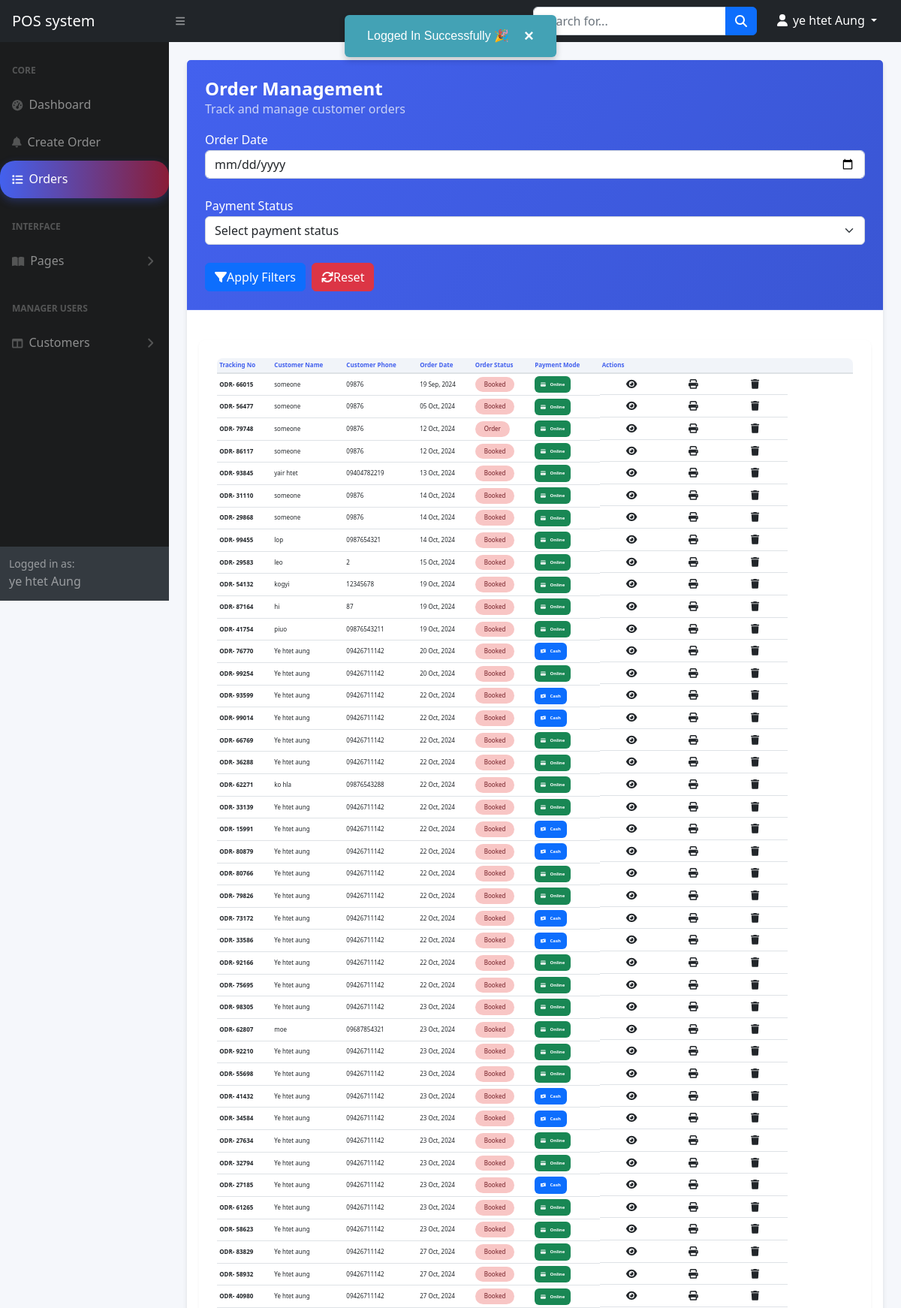
Page /admin/orders.php (signed in, upper part) on the committed database.
### tables this page shows
CREATE TABLE `orders` (
    `id` int(11) NOT NULL,
    `customer_id` varchar(11) NOT NULL,
    `tracking_no` varchar(100) NOT NULL,
    `invoice_no` varchar(100) NOT NULL,
    `total_amount` varchar(100) NOT NULL,
    `order_date` date NOT NULL,
    `order_status` varchar(100) DEFAULT NULL,
    `payment_mode` varchar(100) NOT NULL COMMENT 'cash, online',
    `order_placed_by_id` int(11) NOT NULL
);

CREATE TABLE `customers` (
    `id` int(11) NOT NULL,
    `name` varchar(255) NOT NULL,
    `email` varchar(255) DEFAULT NULL,
    `phone` varchar(255) DEFAULT NULL,
    `status` tinyint(1) NOT NULL DEFAULT 0 COMMENT '0=visible,1=hidden',
    `created_at` date NOT NULL DEFAULT current_timestamp()
);

### admin/orders.php (the view, shortened to what this page needs)
<?php include('includes/header.php'); ?>
<div class="container-fluid px-4">
    <div class="card mt-4">
        <div class="card-header">
            <div class="row align-items-center">
                <div class="col-md-4">
                    <h4 class="mb-0">Order Management</h4>
                    <p class="mb-0 text-light opacity-75">Track and manage customer orders</p>
                </div>
                <div class="col-md-8">
                    <form action="#" method="GET">
                        <div class="row g-2">
                            <div class="col-md-4">
                                <label>Order Date</label>
                                <input type="date" class="form-control" name="date"
                                value="<?= isset($_GET['date']) == true ?  $_GET['date'] : '' ;?>">
                            </div>
                            <div class="col-md-4">
                                <label>Payment Status</label>
                                <select name="payment_status" class="form-select">
                                    <option value="">Select payment status</option>
                                </select>
                            </div>
                            <div class="col-md-4 d-flex align-items-end">
                                <button type="submit" class="btn btn-primary me-2"> <i class="fas fa-filter"></i>Apply Filters</button>
                                <a href="orders.php" class="btn btn-danger"><i class="fas fa-sync"></i>Reset</a>
                            </div>
                        </div>
                    </form>
                </div>
            </div>
        </div>
        <div class="card-body">
            <div class="filter-section">
                <?php
                if(isset($_GET['date']) || isset($_GET['payment_status'])){
                    $orderDate= validate($_GET['date']);
                    $paymentStatus=validate($_GET['payment_status']);
                    if($orderDate != '' && $paymentStatus == ''){
                        $query= "SELECT o.*,c.* FROM orders o, customers c
                         WHERE c.id=o.customer_id AND o.order_date='$orderDate' ORDER BY O.id";
                    }
                    elseif($orderDate == '' && $paymentStatus != ''){
                        $query= "SELECT o.*,c.* FROM orders o, customers c
                        WHERE c.id=o.customer_id AND o.payment_mode='$paymentStatus' ORDER BY O.id";
                    }
                    elseif($orderDate != '' && $paymentStatus != ''){
                        $query= "SELECT o.*,c.* FROM orders o, customers c
                        WHERE c.id=o.customer_id AND o.order_date='$orderDate' AND o.payment_mode='$paymentStatus' ORDER BY O.id";
                    }else{
                        $query= "SELECT o.*,c.* FROM orders o, customers c WHERE c.id=o.customer_id ORDER BY O.id";
                    }
                }else{
                    $query= "SELECT o.*,c.* FROM orders o, customers c WHERE c.id=o.customer_id ORDER BY O.id";
                }
                $orders= mysqli_query($conn, $query);
                if($orders){
                    if(mysqli_num_rows($orders) > 0){
                        ?>
                        <div class="table-responsive">
                            <table class="table">
                                <thead>
                                    <tr>
                                        <th>Tracking No</th>
                                        <th>Customer Name</th>
                                        <th>Customer Phone</th>
                                        <th>Order Date</th>
                                        <th>Order Status</th>
                                        <th>Payment Mode</th>
                                        <th>Actions</th>
                                    </tr>
                                </thead>
                                <tbody>
                                    <?php foreach($orders as $ordersItem) : ?>
                                        <tr>
                                            <td class="fw-bold"><B>ODR- </B><?= $ordersItem['tracking_no']; ?></td>
                                            <td><?= $ordersItem['name']; ?> </td>
                                            <td><?= $ordersItem['phone']; ?></td>
                                            <td><?= date('d M, Y', strtotime($ordersItem['order_date']) ); ?></td>
                                            <td>
                                                <?php
                                                $statusClass = '';
                                                if ($ordersItem['order_status'] == 'completed') {
                                                    $statusClass = 'status-completed';
                                                } elseif ($ordersItem['order_status'] == 'pending') {
                                                    $statusClass = 'status-pending';
                                                } else {
                                                    $statusClass = 'status-cancelled';
                                                }
                                                ?>
                                                <span class="status-badge <?= $statusClass; ?>">
                                                    <?= ucfirst($ordersItem['order_status']); ?>
                                                </span>
                                            </td>
                                            <td>
                                                <?php
                                                $paymentMode = $ordersItem['payment_mode'];
                                                if ($paymentMode == 'cash_payment') {
                                                    echo '<span class="badge bg-primary p-2"><i class="fas fa-money-bill-wave me-1"></i> Cash</span>';
                                                } else {
                                                    echo '<span class="badge bg-success p-2"><i class="fas fa-credit-card me-1"></i> Online</span>';
                                                }
                                                ?>
                                            </td>
                                            <td class="action-buttons">
                                                <a href="order-viewed.php?track=<?= $ordersItem['tracking_no']; ?>" class="btn  btn-sm">
                                                    <i class="fas fa-eye"></i> <span class="btn-text">View</span>
                                                </a>
                                                <a href="order-viewed-print.php?track=<?= $ordersItem['tracking_no']; ?>" class="btn  btn-sm">
                                                    <i class="fas fa-print"></i> <span class="btn-text">Print</span>
                                                </a>
                                                <a href="order-deleted.php?track=<?= $ordersItem['tracking_no']; ?>&date=<?= isset($_GET['date']) ? $_GET['date'] : ''; ?>&payment_status=<?= isset($_GET['payment_status']) ? $_GET['payment_status'] : ''; ?>"
                                                class="btn  btn-sm"
                                                onclick="return confirm('Are you sure to delete this order?')">
                                                <i class="fas fa-trash"></i> <span class="btn-text">Delete</span>
                                                </a>
                                            </td>
                                        </tr>
                                        <?php
                                    endforeach; ?>
                                </tbody>
                            </table>
                        </div>
                        <?php
                    } else {
                        echo '<div class="empty-state">
                                <i class="fas fa-box-open"></i>
                                <h4>No Orders Found</h4>
                                <p>Try adjusting your filters or check back later</p>
                              </div>';
                    }
                } else {
                    echo '<div class="alert alert-danger">Something went wrong with the database query</div>';
                }
                ?>
            </div>
        </div>
    </div>
</div>
<?php include('includes/footer.php'); ?>

### admin/orders.php (style rules this page uses)
* { margin: 0; padding: 0; box-sizing: border-box; font-family: 'Segoe UI', Tahoma, Geneva, Verdana, sans-serif; }
:root { --primary: #4361ee; --primary-dark: #3a56d4; --secondary: #6c757d; --success: #28a745; --info: #17a2b8; --warning: #ffc107; --danger: #dc3545; --light: #f8f9fa; --dark: #343a40; --border: #dee2e6; --card-shadow: 0 4px 6px rgba(0, 0, 0, 0.1); --table-hover: rgba(67, 97, 238, 0.05); }
body { background-color: #f5f7fb; color: #333; line-height: 1.6; }
.card { border-radius: 2px; overflow: hidden; box-shadow: var(--card-shadow); border: none; margin-bottom: 2rem; }
.card-header { background: linear-gradient(120deg, #4361ee, #3a56d4); color: white; padding: 1.5rem; border-bottom: 1px solid rgba(255, 255, 255, 0.1); }
.card-header h4 { font-weight: 600; margin-bottom: 0; }
.filter-section { background-color: white; padding: 1.5rem; border-radius: 8px; box-shadow: 0 2px 4px rgba(0,0,0,0.05); margin-top: 1.5rem; }
.filter-section .btn { border-radius: 6px; padding: 0.5rem 1.25rem; font-weight: 500; transition: all 0.3s ease; }
.table { width: 100%; border-collapse: separate; border-spacing: 0; background-color: white; border-radius: 8px; overflow: hidden; box-shadow: 0 2px 4px rgba(0,0,0,0.05); }
.table thead { background-color: #f1f4f9; }
.table th { font-weight: 600; color: var(--primary); padding: 1rem; border-bottom: 2px solid var(--border); text-align: left; }
.table td { padding: 0.75rem 1rem; vertical-align: middle; border-bottom: 1px solid var(--border); }
.status-badge { display: inline-block; padding: 0.25rem 0.75rem; border-radius: 20px; font-size: 0.85rem; font-weight: 500; }
.status-cancelled { background-color: #f8c6c5; color: #721c24; }
.action-buttons .btn { padding: 0.35rem 0.75rem; font-size: 0.85rem; margin-right: 0.5rem; border-radius: 4px; transition: all 0.2s ease; }
.action-buttons .btn:last-child { margin-right: 0; }
@media (max-width: 1200px) { .status-badge { font-size: 0.5rem; } }
@media (max-width: 1200px) { .action-buttons { display: flex; flex-wrap: wrap; gap: 0.5rem; } }
@media (max-width: 1200px) { .action-buttons .btn { flex: 1; min-width: 80px; margin-right: 0; } }
@media (max-width: 1200px) { .card-header .row { flex-direction: column; gap: 1rem; } }
@media (max-width: 1200px) { .card-header .col-md-4, .card-header .col-md-8 { width: 100%; max-width: 100%; } }
@media (max-width: 1200px) { .table th, .table td { padding: 0.2rem; font-size: 0.5rem; } }
@media (max-width: 1200px) { .action-buttons { align-items: center; display: inline-block; } }
@media (max-width: 1200px) { .action-buttons .btn { padding: 0; font-size: 0.8rem; } }
.container-fluid.px-4 { padding-top: 0rem; padding-bottom: 2rem; }

### rows in the picture
orders: tracking_no "66015", customer.name "someone", customer.phone "09876", order_date "19 Sep, 2024", order_status "Booked", payment_mode "Online"
orders: tracking_no "56477", customer.name "someone", customer.phone "09876", order_date "05 Oct, 2024", order_status "Booked", payment_mode "Online"
orders: tracking_no "79748", customer.name "someone", customer.phone "09876", order_date "12 Oct, 2024", order_status "Order", payment_mode "Online"
orders: tracking_no "86117", customer.name "someone", customer.phone "09876", order_date "12 Oct, 2024", order_status "Booked", payment_mode "Online"
orders: tracking_no "93845", customer.name "yair htet", customer.phone "09404782219", order_date "13 Oct, 2024", order_status "Booked", payment_mode "Online"
orders: tracking_no "31110", customer.name "someone", customer.phone "09876", order_date "14 Oct, 2024", order_status "Booked", payment_mode "Online"
orders: tracking_no "29868", customer.name "someone", customer.phone "09876", order_date "14 Oct, 2024", order_status "Booked", payment_mode "Online"
orders: tracking_no "99455", customer.name "lop", customer.phone "0987654321", order_date "14 Oct, 2024", order_status "Booked", payment_mode "Online"
orders: tracking_no "29583", customer.name "leo", customer.phone "2", order_date "15 Oct, 2024", order_status "Booked", payment_mode "Online"
orders: tracking_no "54132", customer.name "kogyi", customer.phone "12345678", order_date "19 Oct, 2024", order_status "Booked", payment_mode "Online"
orders: tracking_no "87164", customer.name "hi", customer.phone "87", order_date "19 Oct, 2024", order_status "Booked", payment_mode "Online"
orders: tracking_no "41754", customer.name "piuo", customer.phone "09876543211", order_date "19 Oct, 2024", order_status "Booked", payment_mode "Online"
orders: tracking_no "76770", customer.name "Ye htet aung", customer.phone "09426711142", order_date "20 Oct, 2024", order_status "Booked", payment_mode "cash_payment" (drawn)
orders: tracking_no "99254", customer.name "Ye htet aung", customer.phone "09426711142", order_date "20 Oct, 2024", order_status "Booked", payment_mode "Online"
orders: tracking_no "93599", customer.name "Ye htet aung", customer.phone "09426711142", order_date "22 Oct, 2024", order_status "Booked", payment_mode "cash_payment" (drawn)
orders: tracking_no "99014", customer.name "Ye htet aung", customer.phone "09426711142", order_date "22 Oct, 2024", order_status "Booked", payment_mode "cash_payment" (drawn)
orders: tracking_no "66769", customer.name "Ye htet aung", customer.phone "09426711142", order_date "22 Oct, 2024", order_status "Booked", payment_mode "Online"
orders: tracking_no "36288", customer.name "Ye htet aung", customer.phone "09426711142", order_date "22 Oct, 2024", order_status "Booked", payment_mode "Online"
orders: tracking_no "62271", customer.name "ko hla", customer.phone "09876543288", order_date "22 Oct, 2024", order_status "Booked", payment_mode "Online"
orders: tracking_no "33139", customer.name "Ye htet aung", customer.phone "09426711142", order_date "22 Oct, 2024", order_status "Booked", payment_mode "Online"
orders: tracking_no "15991", customer.name "Ye htet aung", customer.phone "09426711142", order_date "22 Oct, 2024", order_status "Booked", payment_mode "cash_payment" (drawn)
orders: tracking_no "80879", customer.name "Ye htet aung", customer.phone "09426711142", order_date "22 Oct, 2024", order_status "Booked", payment_mode "cash_payment" (drawn)
orders: tracking_no "80766", customer.name "Ye htet aung", customer.phone "09426711142", order_date "22 Oct, 2024", order_status "Booked", payment_mode "Online"
orders: tracking_no "79826", customer.name "Ye htet aung", customer.phone "09426711142", order_date "22 Oct, 2024", order_status "Booked", payment_mode "Online"
orders: tracking_no "73172", customer.name "Ye htet aung", customer.phone "09426711142", order_date "22 Oct, 2024", order_status "Booked", payment_mode "cash_payment" (drawn)
orders: tracking_no "33586", customer.name "Ye htet aung", customer.phone "09426711142", order_date "22 Oct, 2024", order_status "Booked", payment_mode "cash_payment" (drawn)
orders: tracking_no "92166", customer.name "Ye htet aung", customer.phone "09426711142", order_date "22 Oct, 2024", order_status "Booked", payment_mode "Online"
orders: tracking_no "75695", customer.name "Ye htet aung", customer.phone "09426711142", order_date "22 Oct, 2024", order_status "Booked", payment_mode "Online"
orders: tracking_no "98305", customer.name "Ye htet aung", customer.phone "09426711142", order_date "23 Oct, 2024", order_status "Booked", payment_mode "Online"
orders: tracking_no "62807", customer.name "moe", customer.phone "09687854321", order_date "23 Oct, 2024", order_status "Booked", payment_mode "Online"
orders: tracking_no "92210", customer.name "Ye htet aung", customer.phone "09426711142", order_date "23 Oct, 2024", order_status "Booked", payment_mode "Online"
orders: tracking_no "55698", customer.name "Ye htet aung", customer.phone "09426711142", order_date "23 Oct, 2024", order_status "Booked", payment_mode "Online"
orders: tracking_no "41432", customer.name "Ye htet aung", customer.phone "09426711142", order_date "23 Oct, 2024", order_status "Booked", payment_mode "cash_payment" (drawn)
orders: tracking_no "34584", customer.name "Ye htet aung", customer.phone "09426711142", order_date "23 Oct, 2024", order_status "Booked", payment_mode "cash_payment" (drawn)
orders: tracking_no "27634", customer.name "Ye htet aung", customer.phone "09426711142", order_date "23 Oct, 2024", order_status "Booked", payment_mode "Online"
orders: tracking_no "32794", customer.name "Ye htet aung", customer.phone "09426711142", order_date "23 Oct, 2024", order_status "Booked", payment_mode "Online"
orders: tracking_no "27185", customer.name "Ye htet aung", customer.phone "09426711142", order_date "23 Oct, 2024", order_status "Booked", payment_mode "cash_payment" (drawn)
orders: tracking_no "61265", customer.name "Ye htet aung", customer.phone "09426711142", order_date "23 Oct, 2024", order_status "Booked", payment_mode "Online"
orders: tracking_no "58623", customer.name "Ye htet aung", customer.phone "09426711142", order_date "23 Oct, 2024", order_status "Booked", payment_mode "Online"
orders: tracking_no "83829", customer.name "Ye htet aung", customer.phone "09426711142", order_date "27 Oct, 2024", order_status "Booked", payment_mode "Online"
orders: tracking_no "58932", customer.name "Ye htet aung", customer.phone "09426711142", order_date "27 Oct, 2024", order_status "Booked", payment_mode "Online"
orders: tracking_no "40980", customer.name "Ye htet aung", customer.phone "09426711142", order_date "27 Oct, 2024", order_status "Booked", payment_mode "Online"

### other values in the picture
$_SESSION['loggedInUser']['name'] "ye htet Aung"
$_SESSION['status'] "Logged In Successfully 🎉"
